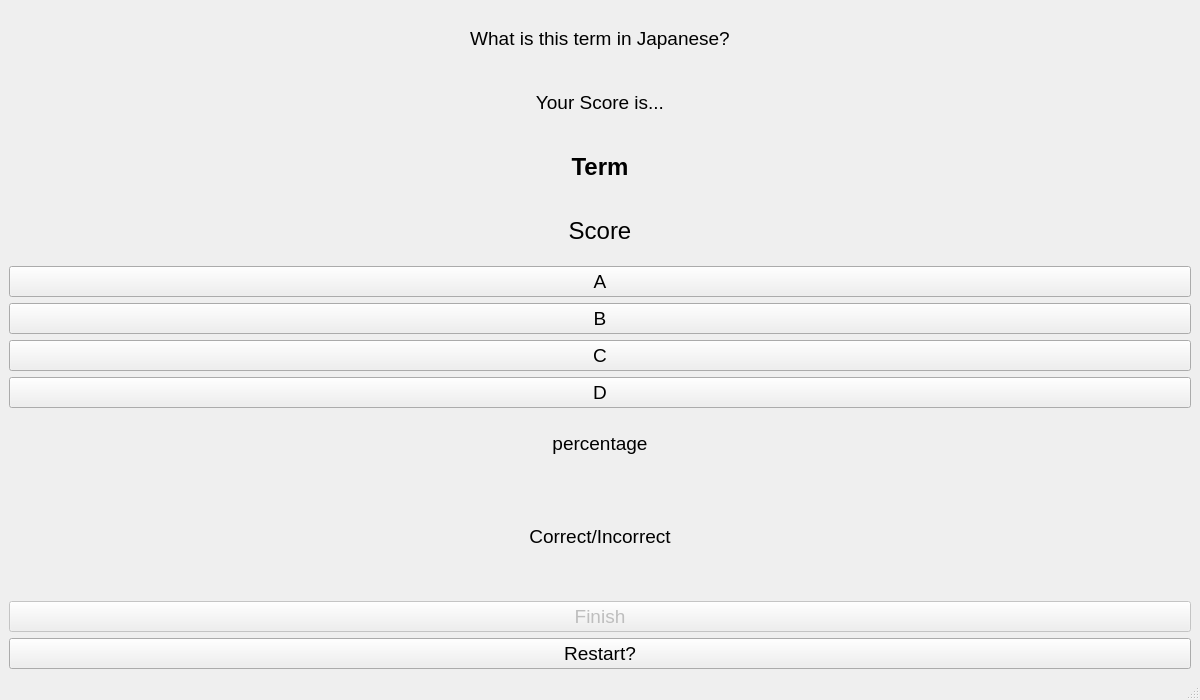
<?xml version="1.0" encoding="UTF-8"?>
<ui version="4.0">
 <class>MainWindow</class>
 <widget class="QMainWindow" name="MainWindow">
  <property name="geometry">
   <rect>
    <x>0</x>
    <y>0</y>
    <width>1200</width>
    <height>700</height>
   </rect>
  </property>
  <property name="minimumSize">
   <size>
    <width>1200</width>
    <height>700</height>
   </size>
  </property>
  <property name="windowTitle">
   <string>日本語 Vocab Quiz</string>
  </property>
  <widget class="QWidget" name="centralwidget">
   <layout class="QGridLayout" name="gridLayout_2">
    <item row="6" column="0">
     <widget class="QPushButton" name="pushButton_answer_B">
      <property name="font">
       <font>
        <pointsize>14</pointsize>
       </font>
      </property>
      <property name="text">
       <string>B</string>
      </property>
     </widget>
    </item>
    <item row="2" column="0">
     <widget class="QLabel" name="label_var_term">
      <property name="font">
       <font>
        <pointsize>18</pointsize>
        <weight>75</weight>
        <bold>true</bold>
       </font>
      </property>
      <property name="text">
       <string>Term</string>
      </property>
      <property name="alignment">
       <set>Qt::AlignCenter</set>
      </property>
     </widget>
    </item>
    <item row="11" column="0">
     <widget class="QLabel" name="label_percentage">
      <property name="font">
       <font>
        <pointsize>14</pointsize>
       </font>
      </property>
      <property name="text">
       <string>percentage</string>
      </property>
      <property name="alignment">
       <set>Qt::AlignCenter</set>
      </property>
     </widget>
    </item>
    <item row="8" column="0">
     <widget class="QPushButton" name="pushButton_answer_D">
      <property name="font">
       <font>
        <pointsize>14</pointsize>
       </font>
      </property>
      <property name="text">
       <string>D</string>
      </property>
     </widget>
    </item>
    <item row="0" column="0">
     <widget class="QLabel" name="label_text_question">
      <property name="font">
       <font>
        <pointsize>14</pointsize>
       </font>
      </property>
      <property name="text">
       <string>What is this term in Japanese?</string>
      </property>
      <property name="alignment">
       <set>Qt::AlignCenter</set>
      </property>
     </widget>
    </item>
    <item row="7" column="0">
     <widget class="QPushButton" name="pushButton_answer_C">
      <property name="font">
       <font>
        <pointsize>14</pointsize>
       </font>
      </property>
      <property name="text">
       <string>C</string>
      </property>
     </widget>
    </item>
    <item row="12" column="0" rowspan="2">
     <widget class="QLabel" name="label_text_feedback">
      <property name="font">
       <font>
        <pointsize>14</pointsize>
       </font>
      </property>
      <property name="text">
       <string>Correct/Incorrect</string>
      </property>
      <property name="alignment">
       <set>Qt::AlignCenter</set>
      </property>
     </widget>
    </item>
    <item row="5" column="0">
     <widget class="QPushButton" name="pushButton_answer_A">
      <property name="font">
       <font>
        <pointsize>14</pointsize>
       </font>
      </property>
      <property name="text">
       <string>A</string>
      </property>
     </widget>
    </item>
    <item row="4" column="0">
     <widget class="QLabel" name="label_score">
      <property name="font">
       <font>
        <pointsize>18</pointsize>
       </font>
      </property>
      <property name="text">
       <string>Score</string>
      </property>
      <property name="alignment">
       <set>Qt::AlignCenter</set>
      </property>
     </widget>
    </item>
    <item row="14" column="0">
     <widget class="QPushButton" name="pushButton_finish">
      <property name="enabled">
       <bool>false</bool>
      </property>
      <property name="font">
       <font>
        <pointsize>14</pointsize>
       </font>
      </property>
      <property name="text">
       <string>Finish</string>
      </property>
     </widget>
    </item>
    <item row="18" column="0">
     <widget class="QPushButton" name="pushButton_restart">
      <property name="font">
       <font>
        <pointsize>14</pointsize>
       </font>
      </property>
      <property name="text">
       <string>Restart?</string>
      </property>
     </widget>
    </item>
    <item row="1" column="0">
     <widget class="QLabel" name="label_text_yourscoreis">
      <property name="font">
       <font>
        <pointsize>14</pointsize>
       </font>
      </property>
      <property name="text">
       <string>Your Score is...</string>
      </property>
      <property name="alignment">
       <set>Qt::AlignCenter</set>
      </property>
     </widget>
    </item>
   </layout>
  </widget>
  <widget class="QMenuBar" name="menubar">
   <property name="geometry">
    <rect>
     <x>0</x>
     <y>0</y>
     <width>1200</width>
     <height>22</height>
    </rect>
   </property>
  </widget>
  <widget class="QStatusBar" name="statusbar"/>
 </widget>
 <resources/>
 <connections/>
</ui>
